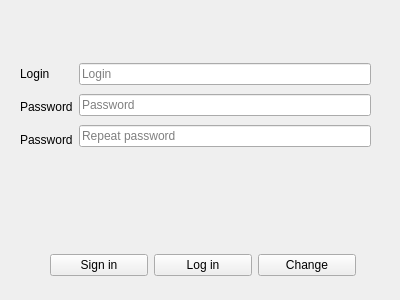
<?xml version="1.0" encoding="UTF-8"?>
<ui version="4.0">
 <class>Auth_form</class>
 <widget class="QWidget" name="Auth_form">
  <property name="geometry">
   <rect>
    <x>0</x>
    <y>0</y>
    <width>400</width>
    <height>300</height>
   </rect>
  </property>
  <property name="windowTitle">
   <string>Form</string>
  </property>
  <widget class="QWidget" name="">
   <property name="geometry">
    <rect>
     <x>50</x>
     <y>250</y>
     <width>306</width>
     <height>31</height>
    </rect>
   </property>
   <layout class="QHBoxLayout" name="horizontalLayout">
    <item>
     <widget class="QPushButton" name="pushButton_reg">
      <property name="text">
       <string>Sign in</string>
      </property>
     </widget>
    </item>
    <item>
     <widget class="QPushButton" name="pushButton_log">
      <property name="text">
       <string>Log in</string>
      </property>
     </widget>
    </item>
    <item>
     <widget class="QPushButton" name="pushButton_change">
      <property name="text">
       <string>Change</string>
      </property>
     </widget>
    </item>
   </layout>
  </widget>
  <widget class="QWidget" name="">
   <property name="geometry">
    <rect>
     <x>20</x>
     <y>60</y>
     <width>351</width>
     <height>93</height>
    </rect>
   </property>
   <layout class="QHBoxLayout" name="horizontalLayout_2">
    <item>
     <layout class="QVBoxLayout" name="verticalLayout_2">
      <item>
       <widget class="QLabel" name="label_log">
        <property name="text">
         <string>Login</string>
        </property>
       </widget>
      </item>
      <item>
       <widget class="QLabel" name="label_pas">
        <property name="text">
         <string>Password</string>
        </property>
       </widget>
      </item>
      <item>
       <widget class="QLabel" name="label_r_pass">
        <property name="text">
         <string>Password</string>
        </property>
       </widget>
      </item>
     </layout>
    </item>
    <item>
     <layout class="QVBoxLayout" name="verticalLayout">
      <item>
       <widget class="QLineEdit" name="lineEdit_login">
        <property name="placeholderText">
         <string>Login</string>
        </property>
       </widget>
      </item>
      <item>
       <widget class="QLineEdit" name="lineEdit_pass">
        <property name="placeholderText">
         <string>Password</string>
        </property>
       </widget>
      </item>
      <item>
       <widget class="QLineEdit" name="lineEdit_r_pass">
        <property name="placeholderText">
         <string>Repeat password</string>
        </property>
       </widget>
      </item>
     </layout>
    </item>
   </layout>
  </widget>
 </widget>
 <resources/>
 <connections/>
</ui>
